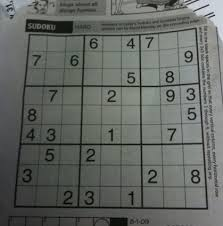
#> input picture 03-image-processing/image/dave.jpg, 223 x 226 px
$ python 13-hougn_line_transform.py
#> lines starting #> are read from the running program, lines starting #| are printed output that depends on the picture; after the words box and inside, x2 and y2 are one past the last pixel; in counts of white or black regions, pixels touching at a corner belong together
import cv2
import numpy as np
import matplotlib.pyplot as plt


def hough_transform_in_opencv():
    """
    cv2.HoughLines()
    返回：(ρ，θ），ρ单位像素，θ弧度（radians）。
    输入：
        1.二值图片
            使用阀值，或者在使用Hough变换之前,使用Canny边检测
        2,3参数ρ，θ的精度
        4，最小选举认为是直线。
            选举点数据根据线上的数目个数，代表待检测线的最短长度
    :return:
    """
    img = cv2.imread('image/dave.jpg')
    gray = cv2.cvtColor(img, cv2.COLOR_BGR2GRAY)
    print(gray.shape)
    edges = cv2.Canny(gray, 50, 150, apertureSize=3)

    # NOTE：注意，当精度为1时候，可能找不到线
    lines = cv2.HoughLines(edges, 2, np.pi / 180, 200)
    print(len(lines))
    for i in np.arange(0, len(lines)):
        for rho, theta in lines[i]:
            a = np.cos(theta)
            b = np.sin(theta)
            x0 = a * rho
            y0 = b * rho
            x1 = int(x0 + 1000 * (-b))
            y1 = int(y0 + 1000 * (a))
            x2 = int(x0 - 1000 * (-b))
            y2 = int(y0 - 1000 * (a))
            cv2.line(img, (x1, y1), (x2, y2), (0, 0, 255), 2)

    cv2.imshow('image_houghlines', img)
    cv2.waitKey(0)
    cv2.destroyAllWindows()


# hough_transform_in_opencv()
def probabilistic_hough_ransform():
    """
    基于Robust 线检测
    参数：
        minLineLength：比这短丢弃。
        maxLineGap:   线之间最大允许认为是单独的直线。
    返回两点
    :return:
    """
    img = cv2.imread('image/dave.jpg')
#> img is the input picture: shape (226, 223, 3); mean B, G, R 99.1, 103.3, 99.8
    gray = cv2.cvtColor(img, cv2.COLOR_BGR2GRAY)
    edges = cv2.Canny(gray, 50, 150, apertureSize=3)
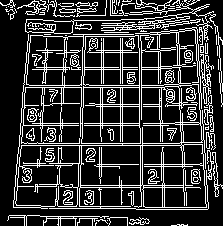
#> edges: shape (226, 223); 20.7% white in thin lines or dots
    minLineLength = 200
    maxLineGap = 10
    lines = cv2.HoughLinesP(edges, 1, np.pi / 180, 100, minLineLength, maxLineGap)
#> lines = 54 rows, first 6: [21, 145, 180, 145], [81, 143, 140, 143], [84, 125, 139, 125], [32, 123, 78, 123], [81, 164, 81, 146], [83, 87, 139, 87]
    print(lines.shape)
#| (54, 1, 4)
    for i in np.arange(len(lines)):
        for x1, y1, x2, y2 in lines[i]:
            cv2.line(img, (x1, y1), (x2, y2), (0, 255, 0), 2)
#> this loop made 54 passes
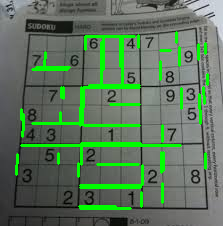
#> img: shape (226, 223, 3); 8.49% of pixels changed, all inside (x1, y1, x2, y2) = (15, 31, 209, 210)

    cv2.imshow('houghLinesP', img)
    cv2.waitKey(0)
    cv2.destroyAllWindows()


probabilistic_hough_ransform()
